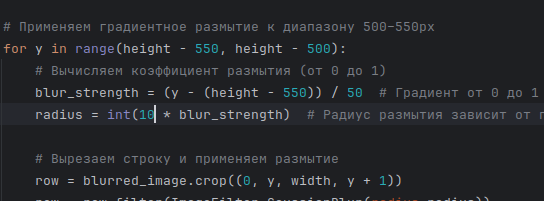
#> input picture services/img.png, 544 x 201 px
$ python -i images.py   (imports and definitions only)
#> lines starting #> are read from the running program, lines starting #| are printed output that depends on the picture
import io

from PIL import Image, ImageFilter
from PIL import ImageDraw

from config import IMAGES_DIR


# [142 lines that did not run here, left out]

>>> import cv2
>>> picture = cv2.imread('img.png', cv2.IMREAD_GRAYSCALE)
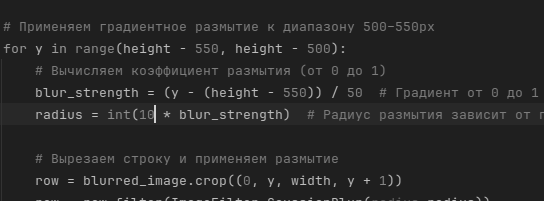
#> picture: shape (201, 544); min 31, max 208, mean 38.2
#> (the run stopped early here; a loop or call above may not have finished)
